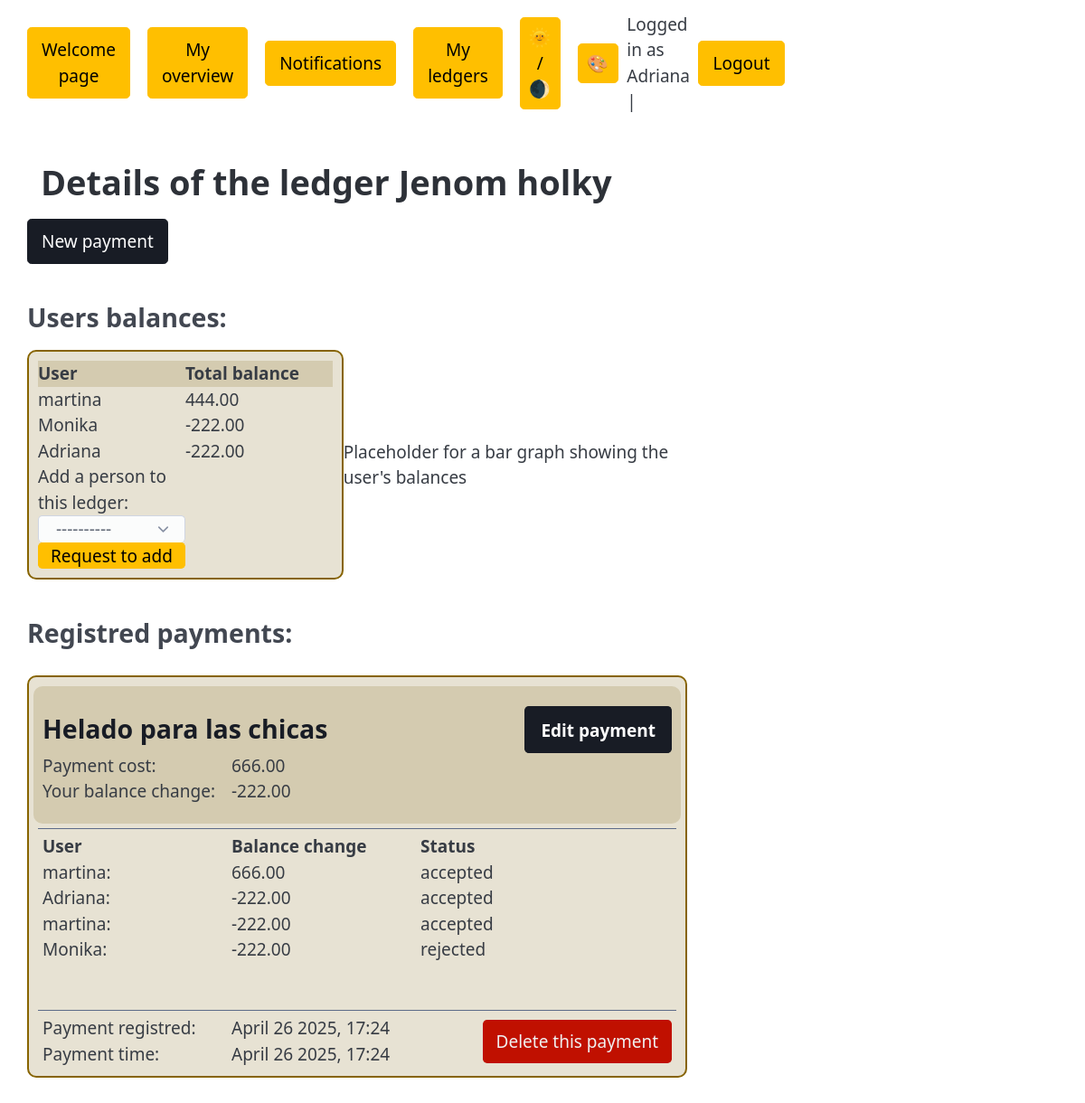
Page /ledger_detail/19/ (signed in) on the committed database.
### main/models.py (models this page shows, shortened)
class AbstractBase(models.Model):
    name = models.CharField(max_length=25)
    slug = models.SlugField(max_length=100, blank=True)
    desc = models.CharField(max_length=2000, blank=True)
    class Meta:
        abstract = True

class Ledger(AbstractBase):
    user = models.ForeignKey(User, on_delete=models.PROTECT, verbose_name ="Ledger creator and owner")
    creation_time = models.DateTimeField(default=now, verbose_name ="Time of creation of this ledger")

class Person(models.Model):
    user = models.OneToOneField(User, null=True, blank=True, on_delete=models.SET_NULL, related_name="person")
    placeholder = models.OneToOneField("UserPlaceholder", null=True, blank=True, on_delete=models.SET_NULL, related_name="person")
    @property
    def name(self):
        if self.user:
            return self.user.get_full_name() or self.user.username
        elif self.placeholder:
            return self.placeholder.name
        return "Unknown user"

class Payment(AbstractBase):
    STATUS_CHOICES = (
        ('pending', 'Pending'),
        ('accepted', 'Accepted'),
        ('declined', 'Declined'),
    )
    user = models.ForeignKey(User, on_delete=models.PROTECT, verbose_name ="Payment creator")
    ledger = models.ForeignKey(Ledger, on_delete=models.PROTECT)
    entry_time = models.DateTimeField(default=now, verbose_name ="Time of this entry")
    payment_time = models.DateTimeField(default=now, verbose_name ="Time of payment")
    cost = models.DecimalField(max_digits=10, decimal_places=2, verbose_name ="Total cost of the payment")
    status = models.CharField(max_length=10, choices=STATUS_CHOICES, default='pending')

class PaymentBalance(models.Model):
    person = models.ForeignKey(Person, on_delete=models.PROTECT)
    payment = models.ForeignKey(Payment, on_delete=models.PROTECT)
    balance = models.DecimalField(max_digits=10, decimal_places=2)

class Notification(models.Model):
    NOTIF_TYPE_CHOICES = [
        ("info", "Info"),
        ("account_connection", "Account Connection"),
        ("ledger_connection", "Ledger Connection"),
        ("balance_approve", "Balance Approve"),
    ]
    STATUS_CHOICES = [
        ("pending","Pending"),
        ("accepted","Accepted"),
        ("rejected","Rejected"),
        ("obsolete","Obsolete"),
    ]
    type = models.CharField(max_length=20, choices=NOTIF_TYPE_CHOICES)
    sender = models.ForeignKey(Person, on_delete=models.CASCADE, related_name="sent_notification")
    recipient = models.ForeignKey(Person, on_delete=models.CASCADE, related_name="received_notification")
    created_at = models.DateTimeField(auto_now_add=True)
    status = models.CharField(max_length=10, choices=STATUS_CHOICES, default="pending")
    updated_at = models.DateTimeField(auto_now=True)
    message = models.CharField(max_length=500, blank=True)
    ledger = models.ForeignKey(Ledger, on_delete=models.SET_NULL, null=True, blank=True)
    balance = models.ForeignKey(PaymentBalance, on_delete=models.SET_NULL, null=True, blank=True)

### main/views.py (the view, shortened to what this page needs)
@login_required(login_url='/login')
def ledger_detail(request, ledger_pk):
    ledger = Ledger.objects.get(id=ledger_pk)
    user_person = Person.objects.get(user=request.user)
    connected_persons = ContactConnection.objects.filter(
        Q(person_a=user_person) | Q(person_b=user_person)
    )
    related_people = set()
    for conn in connected_persons:
        other = conn.person_b if conn.person_a == user_person else conn.person_a
        related_people.add(other)
    people_in_ledger = Person.objects.filter(
        paymentbalance__payment__ledger=ledger
    ).distinct()
    people_available_to_add = [p for p in related_people if p not in people_in_ledger]
    payments = Payment.objects.filter(ledger=ledger)
    balances = PaymentBalance.objects.filter(payment__in=payments).select_related('person')
    from collections import defaultdict
    user_balances = defaultdict(lambda: 0)
    for b in balances:
        user_balances[b.person] += b.balance
    user_balances_list = [{'person': p, 'name': p.name, 'balance': total} for p, total in user_balances.items()]
    for payment in payments:
        user_balance = PaymentBalance.objects.filter(payment=payment, person=request.user.person).first()
        if user_balance:
            payment.user_balance = user_balance.balance
        else:
            payment.user_balance = None
    for balance in balances:
        notification = Notification.objects.filter(balance=balance).first()
        if notification:
            balance.status = notification.status
    return render(request, 'main/ledger_detail.html', {
        'ledger': ledger,
        'payments': payments,
        'balances': balances,
        'user_balances': user_balances_list,  # posíláme připravená data
        'people_available_to_add': people_available_to_add,
    })

### main/templates/main/ledger_detail.html (shortened to what this page needs)
{% extends "base.html" %}
{% load static %}
{% block css_files %}
    <link rel="stylesheet" href="{% static 'main/styles/Ledger_detail.css' %}">
{% endblock css_files %}
{% block page_title %} Details of the ledger {{ ledger.name }}
{% endblock page_title %}
{% block content %}
<form method='post'>
        <button type='submit' class='button-small contrast' name='new-payment' value='{{ ledger.id }}'>
            New payment
        </button>
</form>
<h3>Users balances:</h3>
<div class='ledger-overview'>
    <div class='balances-table'>
        <table>
            <thead>
                <tr>
                    <th class='column-1'>User</th>
                    <th class='column-2'>Total balance</th>
                </tr>
            </thead>
            <tbody>
                {% for balance in user_balances %}
                    <tr>
                        <td>{{ balance.name }}</td>
                        <td>{{ balance.balance }}</td>
                    </tr>
                {% empty %}
                    <tr>
                        <td colspan="2">No payments</td>
                    </tr>
                {% endfor %}
                {% if people_available_to_add %}
                    <tr>
                        <td>
                            <form method="post">
                                <label for="person_to_add">Add a person to this ledger:</label>
                                <select name="person_to_add" id="person_to_add" required>
                                    <option value="" disabled selected>----------</option>
                                </select>
                                <button type="submit" name="request-ledger-connection">Request to add</button>
                            </form>
                        </td>
                    </tr>
                {% else %}
                    <p>All your contacts are already in the ledger</p>
                {% endif %}
            </tbody>
        </table>
    </div>
    <div class='graph'>
        <p>Placeholder for a bar graph showing the user's balances</p>
    </div>
</div>
<h3>Registred payments:</h3>
<div class='card-container'>
    {% for payment in payments %}
        {% if payment.cost != 0%}
            <div class='card'>
                <div class='card-header'>
                    <table>
                        <thead>
                            <tr>
                                <th colspan="2" class='card-name'>
                                    <h3>{{ payment.name }}</h3>
                                </th>
                                <th class='card-buttons'>
                                    <form method='post'>
                                        <button type='submit' class='button-small contrast' name='payment-edit' value='{{ payment.id }}'>
                                            Edit payment
                                        </button>
                                    </form>
                                </th>
                            </tr>
                        </thead>
                        <tbody>
                            <tr>
                                <td class='column-1'>
                                    Payment cost:
                                </td>
                                <td class='column-2'>
                                    {{payment.cost}}
                                </td>
                                <td>
                                </td>
                            </tr>
                            <tr>
                                <td>
                                    Your balance change:
                                </td>
                                <td>
                                    {{payment.user_balance}}
                                </td>
                            </tr>
                        </tbody>
                    </table>
                </div>
                <div class='divider'></div>
                <div class='card-body'>
                    <div class='body-table'>
                        <table>
                            <thead>
                                <tr>
                                    <th class='column-1'>User</th>
                                    <th class='column-2'>Balance change</th>
                                    <th class='column-2'>Status</th>
                                </tr>
                            </thead>
                            <tbody>
                                {% for balance in balances %}
                                    {% if balance.payment.id == payment.id %}
                                        <tr>
                                            <td>{{ balance.person.name }}:</td>
                                            <td>{{ balance.balance }}</td>
                                            <td>{{ balance.status }}</td>
                                        </tr>
                                    {% endif %}
                                {% empty %}
                                    <p>No balances in this payment.</p>
                                {% endfor %}
                            </tbody>
                        </table>
                    </div>
                </div>
                <div class='divider'></div>
                <div class='card-footer'>
                    <div class='left-group'>
                        <table class='footer-table'>
                            <tr>
                                <td class='column-1'>Payment registred:</td>
                                <td class='column-2'>{{payment.entry_time|date:"F j Y"}}, {{payment.entry_time|time:"H:i" }}</td>
                            </tr>
                            <tr>
                                <td>Payment time:</td>
                                <td>{{payment.payment_time|date:"F j Y"}}, {{payment.payment_time|time:"H:i" }}</td>
                            </tr>
                        </table>
                    </div>
                    <div class='buttons-right'>
                        {% if user == payment.user%}
                            <form method='post'>
                                <button type='submit' class='button-small custom-warning' name='payment-delete' value='{{ payment.id }}'>
                                    Delete this payment
                                </button>
                            </form>
                        {% endif %}
                    </div>
                </div>
            </div>
        {% endif %}
    {% endfor %}
</div>
{% endblock content %}

### templates/base.html (shortened to what this page needs)
{% load static %}
<!DOCTYPE html>
<html lang="en">
<head>
    <link rel="stylesheet" href="{% static 'styles/base.css' %}">
    {% block css_files %}
    {% endblock css_files %}
</head>
<body>
    <nav class="top_navbar">
        <ul class="nav_left">
            <li class="">
                <form method="post" action="{% url 'index' %}">
                    <button type="submit" class='button-small'>Welcome page</button>
                </form>
            </li>
            {% if user.is_authenticated %}
            <li class="">
                <form method="post" action="{% url 'overview' %}">
                    <button type="submit" class='button-small'>My overview</button>
                </form>
            </li>
            <li class="">
                <form method="post" action="{% url 'notifications' %}">
                    <button type="submit" class='button-small'>Notifications</button>
                </form>
            </li>
            <li class="">
                <form method="post" action="{% url 'list_of_ledgers' %}">
                    <button type="submit" class='button-small'>My ledgers</button>
                </form>
            </li>
            {% endif %}
        </ul>
        <ul class="nav_right">
            <li><button id="theme-toggle">🌞 / 🌒</button></li>
            <li class="dropdown">
                <button id="color-toggle">🎨</button>
            </li>
            {% if user.is_authenticated %}
            <span class="">Logged in as {{ user.username }} |</span>
                <li class="">
                    <form method="post" action="{% url 'logout' %}">
                        <button type="submit" class='button-small'>Logout</button>
                    </form>
                </li>
            {% endif %}
        </ul>
    </nav>
    <div class= "h1_title">
        <h1>
            {% block page_title %}
            {% endblock page_title %}
        </h1>
    </div>
    <div class= "content">
        {% block content %}
        {% endblock content %}
    </div>
</body>
</html>

### static/styles/base.css (style rules this page uses)
* { margin: 0; padding: 0; max-width: 1600px; margin: 0 auto; }
.top_navbar { max-width: 100vh; }
body { max-width: 100vh; }
.h1_title { max-width: 100vh; }
.nav_left { padding-left: 30px; }
.nav_right { padding-right: 30px; }
.h1_title { padding-left: 45px; margin-top: 40px; }
.button-small { padding: 10px 15px !important; margin: 0 !important; width: auto !important; }
.content { padding-left: 30px; padding-right: 30px; max-width: 100vh; }
.custom-warning { background-color: #c01000; color: #f0f0f0; border: none; }

### main/static/main/styles/Ledger_detail.css (style rules this page uses)
.ledger-overview { display: flex; justify-content: space-between; align-items: center; }
.ledger-overview * { padding: 0px; margin: 0px; border-bottom: none; }
.balances-table { border: 2px solid var(--pico-primary); border-radius: 10px; padding: 10px 10px; background-color: color-mix(in srgb, rgba(125, 125, 125, 0.05), var(--pico-primary) 15%); }
.balances-table thead { background-color: color-mix(in srgb, rgba(125, 125, 125, 0.05), var(--pico-primary) 15%); }
.card-container { padding-right: 10px; margin-top: 20px; }
.card { border: 2px solid var(--pico-primary); border-radius: 10px; margin: 30px auto; padding: 10px 5px; background-color: color-mix(in srgb, rgba(125, 125, 125, 0.05), var(--pico-primary) 15%); }
.card * { padding: 0px; margin: 0px; border-bottom: none; }
.card-header { border-radius: 10px; display: flex; justify-content: space-between; height: 8rem; align-items: center; background-color: inherit; padding-left: 10px; }
.table tr, td, th { text-align: left; border-bottom: none; background-color: inherit; }
.card-name { width: 10rem; }
.card-name h3 { color: var(--pico-contrast); }
.column-1 { width: 11rem; }
.column-2 { width: 11rem; }
.card-buttons { display: flex; flex-direction: row; background-color: inherit; align-items: center; justify-content: right; }
.card-buttons form button { margin-right: 10px !important; }
.divider { border-top: 1px solid var(--pico-secondary); margin: 5px; }
.card-body { display: flex; flex-direction: row; margin-left: 10px !important; align-items: flex-start; max-width: 100%; }
.body-table { border-collapse: collapse; margin: 0; overflow-y: auto; overflow-x: auto; height: 10rem; }
.card-footer { align-items: center; display: flex; justify-content: space-between; max-width: 100%; }
.footer-table { width: 7rem; border-bottom: none; table-layout: fixed; border-collapse: collapse; margin-left: 10px !important; }
.buttons-right { margin-right: 10px !important; }

### templates/base.html (style rules this page uses)
.dropdown { position: relative; display: inline-block; }

### rows in the picture
Ledger: name "Jenom holky"
Person: name "martina", balance "444.00"
Person: name "Monika", balance "-222.00"
Person: name "Adriana", balance "-222.00"
Payment: name "Helado para las chicas", {{ payment.id }} 76 (drawn), cost "666.00", user_balance "-222.00", entry_time "April 26 2025", entry_time "17:24", payment_time "April 26 2025", payment_time "17:24"
PaymentBalance: person.name "martina", balance "666.00", status "accepted"
PaymentBalance: person.name "Adriana", balance "-222.00", status "accepted"
PaymentBalance: person.name "martina", balance "-222.00", status "accepted"
PaymentBalance: person.name "Monika", balance "-222.00", status "rejected"

### other values in the picture
{{ user.username }} "Adriana"
